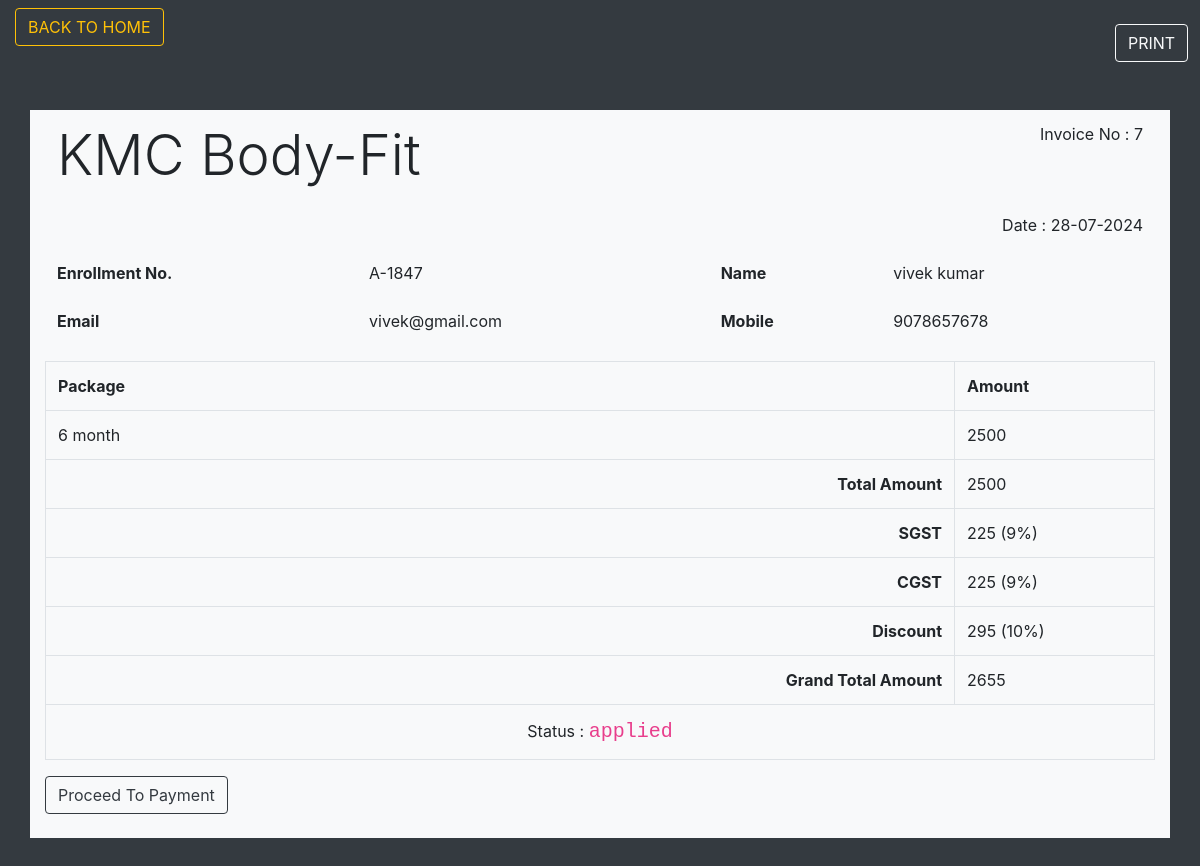
/bill.php, run on the app's committed database.
### tables this page shows
CREATE TABLE IF NOT EXISTS `application` (
  `aid` int(8) NOT NULL AUTO_INCREMENT,
  `sid` int(8) NOT NULL,
  `enroll` varchar(10) NOT NULL,
  `name` varchar(40) NOT NULL,
  `email` varchar(50) NOT NULL,
  `mob` varchar(10) NOT NULL,
  `package` varchar(40) NOT NULL,
  `amount` varchar(8) NOT NULL,
  `status` varchar(30) NOT NULL,
  PRIMARY KEY (`aid`)
);

### bill.php (the view, shortened to what this page needs)
<?php $con=mysqli_connect("127.0.0.1","root","","kmc_gym"); ?>
<!DOCTYPE html>
<html>
<head>
	<link rel="stylesheet" href="https://stackpath.bootstrapcdn.com/bootstrap/4.3.1/css/bootstrap.min.css">
</head>
<body>
<div class="container-fluid bg-dark" style="height:100%">
	<div class="row">
		<div class="col-md-2 mt-2">
			<a href="home.php"><button class="btn btn-outline-warning">BACK TO HOME</button></a>
		</div>
		<div class="col-md-9 "></div>
				<div class="col-md-1 mt-4">
					<button class="btn btn-outline-light" onclick="window.print()">PRINT</button>
				</div>
	</div>
<div class="row">
	<div class="col-md-12 mt-4">
		<div class="container mt-4 bg-light" style="width:100%;margin-bottom: 120px;">
	<?php
$sql="select max(aid) as ap from application";
$x=mysqli_query($con,$sql);
if($r=mysqli_fetch_assoc($x))
{
	$aid=$r['ap'];
$sql2="select * from application where aid='$aid'";
$y=mysqli_query($con,$sql2);
if ($s=mysqli_fetch_assoc($y)) {
	?>
<table class="table table-borderless">
	<tr><th colspan="3"class="display-4">KMC Body-Fit</th><td align="right">Invoice No : <?php echo $s['aid'] ?></td></tr>
		<tr><td colspan="4" align="right">Date : <?php echo date('d-m-Y') ?></td></tr>
	<tr><th>Enrollment No.</th><td><?php echo $s['enroll'] ?></td>
		<th>Name</th><td><?php echo $s['name'] ?></td></tr>
		<tr><th>Email</th><td><?php echo $s['email'] ?></td>
			<th>Mobile</th><td><?php echo $s['mob'] ?></td></tr>
</table>
<?php $a=$s['amount'];
$sgst=($a*9)/100;
$cgst=$sgst;
$sum=$a+$sgst+$cgst;
$dis=($sum*10)/100;
$gt=$sum-$dis;
 ?>
<table class="table table-bordered">
	<tr><th>Package</th><th width="200px">Amount</th></tr>
	<tr><td><?php echo $s['package'] ?></td><td><?php echo $a; ?></td></tr>
<tr><th class="text-right">Total Amount</th><td><?php echo $a; ?></td></tr>
<tr><th class="text-right">SGST</th><td><?php echo $sgst ?> (9%)</td></tr>
<tr><th class="text-right">CGST</th><td><?php echo $cgst ?> (9%)</td></tr>
<tr><th class="text-right">Discount</th><td><?php echo $dis ?> (10%)</td></tr>
<tr><th class="text-right">Grand Total Amount</th><td><?php echo $gt ?></td></tr>
<tr><td colspan="2" class="text-center">Status : <code style="font-size: 20px"><?php echo$s['status'] ?></code></td></tr>
</table>
<a href="payment.php"><button class="btn btn-outline-dark mb-4">Proceed To Payment</button></a>
		</div>
	</div>
</div>
</div>
<?php
}
}
?>
</body>
</html>

### data on the page
application: aid "7", enroll "A-1847", name "vivek kumar", email "vivek@gmail.com", mob "9078657678", package "6 month", amount "2500", amount "225", amount "295", amount "2655", status "applied"
